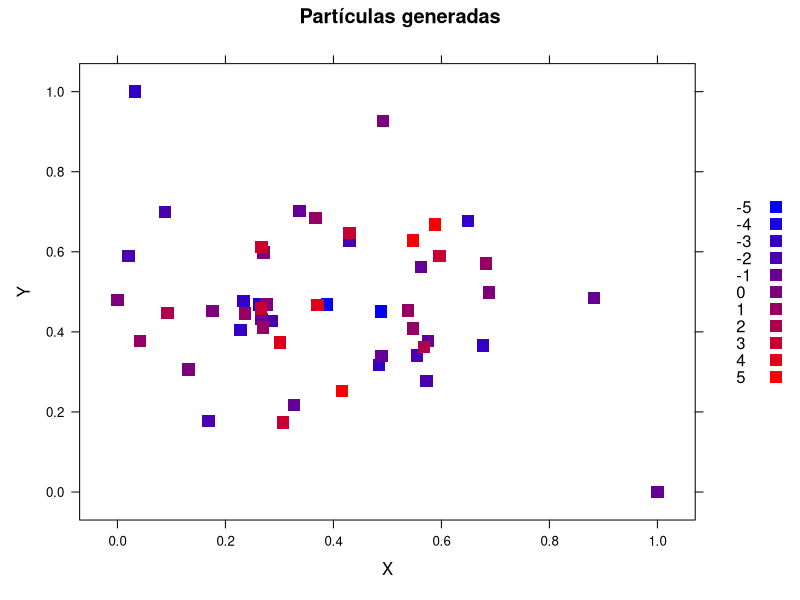

The R script that drew this image: (Note: this script raises an error after producing the figure.)
n <- 50
p <- data.frame(x = rnorm(n), y=rnorm(n), c=rnorm(n))
xmax <- max(p$x)
xmin <- min(p$x)
p$x <- (p$x - xmin) / (xmax - xmin) # ahora son de 0 a 1
ymax <- max(p$y)
ymin <- min(p$y)
p$y <- (p$y - ymin) / (ymax - ymin) # las y tambien
cmax <- max(p$c)
cmin <- min(p$c)
p$c <- 2 * (p$c - cmin) / (cmax - cmin) - 1 # cargas son entre -1 y 1
library(lattice)
p$g <- round(5 * p$c) # coloreamos segun la carga a 11 niveles de -5 a 5
paso <- floor(256 / 10)
niveles <- seq(0, 255, paso)
print(length(niveles))
colores <- rgb(niveles, rep(0, 11), rev(niveles), max=255)
print(colores)
#png("p9i.png")
xyplot(y ~ x, group=g, data=p, auto.key=list(space="right"),
       xlab="X", ylab="Y", main="Part\u{00ed}culas generadas",
       par.settings = list(superpose.symbol = list(pch = 15, cex = 1.5,
                                                   col = colores)))
#graphics.off()
eps <- 0.001
fuerza <- function(i) {
  xi <- p[i,]$x
  yi <- p[i,]$y
  ci <- p[i,]$c
  fx <- 0
  fy <- 0
  for (j in 1:n) {
    cj <- p[j,]$c
    dir <- (-1)^(1 + 1 * (ci * cj < 0))
    dx <- xi - p[j,]$x
    dy <- yi - p[j,]$y
    factor <- dir * abs(ci - cj) / (sqrt(dx^2 + dy^2) + eps)
    fx <- fx - dx * factor
    fy <- fy - dy * factor
  }
  return(c(fx, fy))
}
suppressMessages(library(doParallel))
registerDoParallel(makeCluster(detectCores() - 1))
#system("rm -f p9_t*.png") # borramos anteriores en el caso que lo hayamos corrido
tmax <- 100
digitos <- floor(log(tmax, 10)) + 1
tl <- "0"
while (nchar(tl) < digitos) {
  tl <- paste("0", tl, sep="")
}
#png(paste("p9_t", tl, ".png", sep=""))
plot(p$x, p$y, col=colores[p$g+6], pch=15, cex=1.5, xlim=c(-0.1, 1.1), ylim=c(-0.1, 1.1),
     main="Estado inicial", xlab="X", ylab="Y")
#graphics.off()
for (iter in 1:tmax) {
  f <- foreach(i = 1:n, .combine=c) %dopar% fuerza(i)
  delta <- 0.02 / max(abs(f)) # que nadie desplace una paso muy largo
  p$x <- foreach(i = 1:n, .combine=c) %dopar% max(min(p[i,]$x + delta * f[c(TRUE, FALSE)][i], 1), 0)
  p$y <- foreach(i = 1:n, .combine=c) %dopar% max(min(p[i,]$y + delta * f[c(FALSE, TRUE)][i], 1), 0)
  tl <- paste(iter, "", sep="")
  while (nchar(tl) < digitos) {
    tl <- paste("0", tl, sep="")
  }
 # png(paste("p9_t", tl, ".png", sep=""))
  plot(p$x, p$y, col=colores[p$g+6], pch=15, cex=1.5, xlim=c(-0.1, 1.1), ylim=c(-0.1, 1.1),
       main=paste("Paso", iter), xlab="X", ylab="Y")
  #graphics.off()
}
stopImplicitCluster()
#system("convert -delay 50 -size 300x300 p9_t*.png -loop 0 p9.gif") # creamos animacion con ImageMagick
